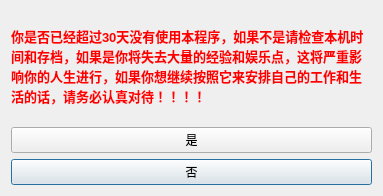
<?xml version="1.0" encoding="UTF-8"?>
<ui version="4.0">
 <class>Dialog</class>
 <widget class="QDialog" name="Dialog">
  <property name="geometry">
   <rect>
    <x>0</x>
    <y>0</y>
    <width>383</width>
    <height>196</height>
   </rect>
  </property>
  <property name="windowTitle">
   <string>存档时间警告</string>
  </property>
  <layout class="QGridLayout" name="gridLayout">
   <item row="0" column="0">
    <layout class="QVBoxLayout" name="verticalLayout">
     <item>
      <widget class="QLabel" name="label">
       <property name="text">
        <string>&lt;html&gt;&lt;head/&gt;&lt;body&gt;&lt;p&gt;&lt;span style=&quot; font-size:10pt; font-weight:600; color:#ff0000;&quot;&gt;你是否已经超过30天没有使用本程序，如果不是请检查本机时间和存档，如果是你将失去大量的经验和娱乐点，这将严重影响你的人生进行，如果你想继续按照它来安排自己的工作和生活的话，请务必认真对待！！！！&lt;/span&gt;&lt;/p&gt;&lt;/body&gt;&lt;/html&gt;</string>
       </property>
       <property name="wordWrap">
        <bool>true</bool>
       </property>
      </widget>
     </item>
    </layout>
   </item>
   <item row="4" column="0">
    <widget class="QPushButton" name="pushButton">
     <property name="text">
      <string>否</string>
     </property>
    </widget>
   </item>
   <item row="3" column="0">
    <widget class="QPushButton" name="pushButton_2">
     <property name="text">
      <string>是</string>
     </property>
    </widget>
   </item>
  </layout>
 </widget>
 <resources/>
 <connections/>
</ui>
